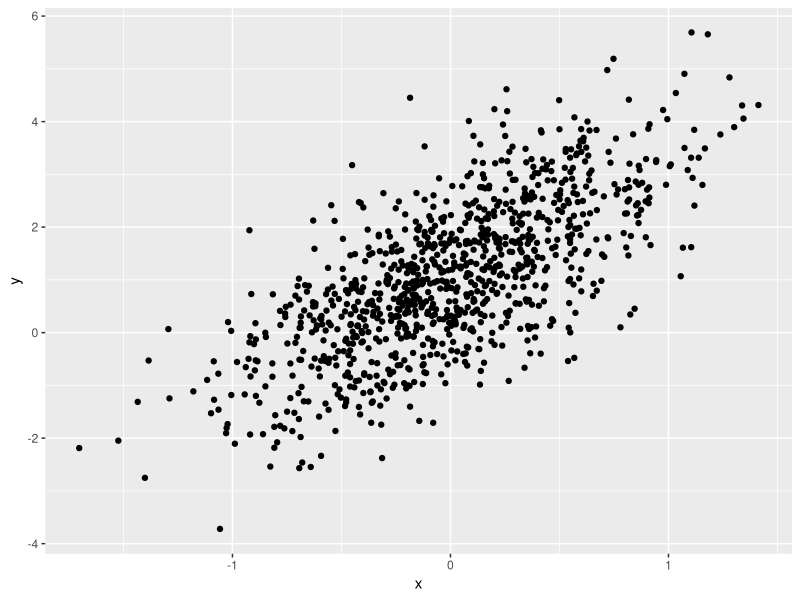

Write the R code that produced this figure.
## ---- chunk 1
samp = rnorm(100)
length(samp)
## ---- chunk 2
library(tidyverse)
plot_df=tibble(
              x=rnorm(1000,sd=.5),
              y=1+2*x+rnorm(1000)
)
ggplot(plot_df,aes(x=x,y=y))+geom_point()
## ---- chunk 3
la_df=tibble(
            norm=rnorm(n=500,mean=1),
            logical=norm>0,
            abs_norm=abs(norm)
)

